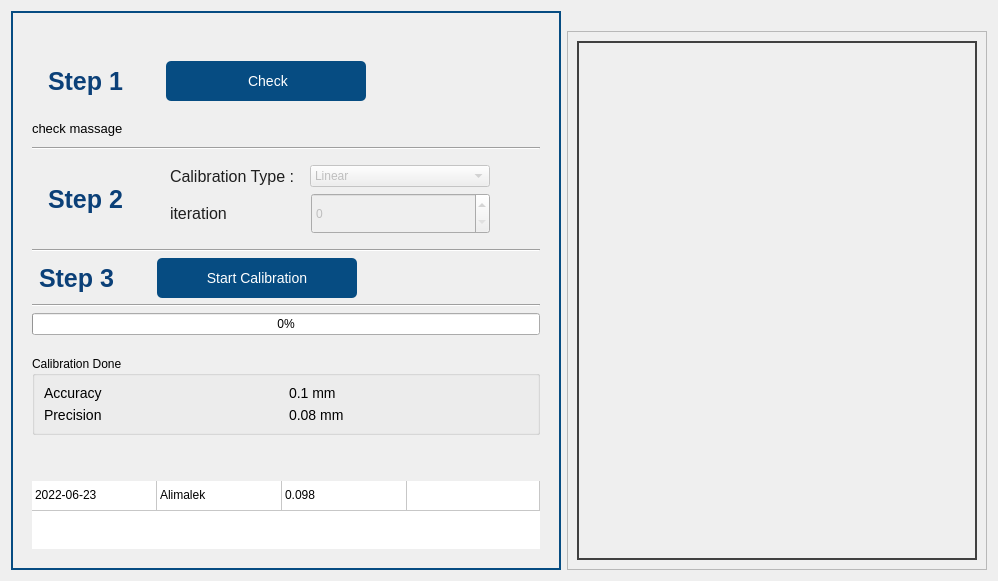
             <widget class="QWidget" name="cilbration">
              <attribute name="title">
               <string>Calibration</string>
              </attribute>
              <layout class="QHBoxLayout" name="horizontalLayout_52">
               <item>
                <widget class="QFrame" name="calibrationpage_left_side">
                 <property name="sizePolicy">
                  <sizepolicy hsizetype="Maximum" vsizetype="Minimum">
                   <horstretch>0</horstretch>
                   <verstretch>0</verstretch>
                  </sizepolicy>
                 </property>
                 <property name="maximumSize">
                  <size>
                   <width>550</width>
                   <height>16777215</height>
                  </size>
                 </property>
                 <property name="styleSheet">
                  <string notr="true">#calibrationpage_left_side{
	padding: 10px;
	padding-top: 30px;
	border: 2px solid rgb(6, 76, 130);
}



.QPushButton
{
	color: #ffffff;
	background-color:rgb(6, 76, 130);
	min-height: 40px;
	border-radius: 5px;
	min-width:200px;
	font-size:14px;
}
/*********************************************/
.QPushButton:hover
{
	background-color:rgb(50,50,50);
}

/*********************************************/

QprogressBar
{
	min-height:200px;
}


QComboBox{
min-width:150px;
}

QSpinBox{
min-width:157px;
}


.Line{
	min-height:20px;
}</string>
                 </property>
                 <property name="frameShape">
                  <enum>QFrame::StyledPanel</enum>
                 </property>
                 <property name="frameShadow">
                  <enum>QFrame::Raised</enum>
                 </property>
                 <layout class="QVBoxLayout" name="verticalLayout_3">
                  <item>
                   <widget class="QFrame" name="calibration_step1_frame">
                    <property name="enabled">
                     <bool>true</bool>
                    </property>
                    <layout class="QHBoxLayout" name="horizontalLayout_9">
                     <item>
                      <widget class="QLabel" name="calibrationpage_step1_lbl">
                       <property name="styleSheet">
                        <string notr="true">.QLabel{
	font-size:25px;
	font-weight: bold;
	color:rgb(11, 64, 120);
	margin-right:30px;
}</string>
                       </property>
                       <property name="text">
                        <string>Step 1</string>
                       </property>
                      </widget>
                     </item>
                     <item>
                      <widget class="QPushButton" name="calibrationpage_check_btn">
                       <property name="enabled">
                        <bool>true</bool>
                       </property>
                       <property name="text">
                        <string> Check</string>
                       </property>
                       <property name="icon">
                        <iconset resource="Assets/Assets.qrc">
                         <normaloff>:/assets/icons/icons8-eye-50.png</normaloff>:/assets/icons/icons8-eye-50.png</iconset>
                       </property>
                      </widget>
                     </item>
                     <item>
                      <spacer name="horizontalSpacer_3">
                       <property name="orientation">
                        <enum>Qt::Horizontal</enum>
                       </property>
                       <property name="sizeHint" stdset="0">
                        <size>
                         <width>40</width>
                         <height>20</height>
                        </size>
                       </property>
                      </spacer>
                     </item>
                    </layout>
                   </widget>
                  </item>
                  <item>
                   <widget class="QLabel" name="calibrationpage_check_lbl">
                    <property name="minimumSize">
                     <size>
                      <width>0</width>
                      <height>25</height>
                     </size>
                    </property>
                    <property name="font">
                     <font>
                      <family>Arial</family>
                      <pointsize>10</pointsize>
                      <weight>50</weight>
                      <italic>false</italic>
                      <bold>false</bold>
                     </font>
                    </property>
                    <property name="text">
                     <string>check massage</string>
                    </property>
                    <property name="wordWrap">
                     <bool>true</bool>
                    </property>
                   </widget>
                  </item>
                  <item>
                   <widget class="Line" name="line_10">
                    <property name="orientation">
                     <enum>Qt::Horizontal</enum>
                    </property>
                   </widget>
                  </item>
                  <item>
                   <widget class="QFrame" name="calibration_step2_frame">
                    <property name="enabled">
                     <bool>false</bool>
                    </property>
                    <layout class="QHBoxLayout" name="horizontalLayout_10">
                     <item>
                      <widget class="QLabel" name="calibrationpage_step2_lbl">
                       <property name="styleSheet">
                        <string notr="true">.QLabel{
	font-size:25px;
	font-weight: bold;
	color:rgb(11, 64, 120);
	margin-right:30px;
}</string>
                       </property>
                       <property name="text">
                        <string>Step 2</string>
                       </property>
                      </widget>
                     </item>
                     <item>
                      <layout class="QVBoxLayout" name="verticalLayout_4" stretch="0,0">
                       <item>
                        <layout class="QHBoxLayout" name="horizontalLayout_12">
                         <item>
                          <widget class="QLabel" name="label_8">
                           <property name="styleSheet">
                            <string notr="true">font-size:16px;
font-weight:normal;
color:rgb(31, 31, 31);
margin-right:5px;</string>
                           </property>
                           <property name="text">
                            <string>Calibration Type :</string>
                           </property>
                          </widget>
                         </item>
                         <item>
                          <widget class="QComboBox" name="calibrationpage_calib_type_combobox">
                           <property name="insertPolicy">
                            <enum>QComboBox::InsertAtBottom</enum>
                           </property>
                           <property name="duplicatesEnabled">
                            <bool>false</bool>
                           </property>
                           <property name="frame">
                            <bool>true</bool>
                           </property>
                           <item>
                            <property name="text">
                             <string>Linear</string>
                            </property>
                           </item>
                           <item>
                            <property name="text">
                             <string>Mean</string>
                            </property>
                           </item>
                          </widget>
                         </item>
                        </layout>
                       </item>
                       <item>
                        <layout class="QHBoxLayout" name="horizontalLayout_14">
                         <item>
                          <widget class="QLabel" name="label_9">
                           <property name="styleSheet">
                            <string notr="true">font-size:16px;
font-weight:normal;
color:rgb(31, 31, 31);
margin-right:5px;</string>
                           </property>
                           <property name="text">
                            <string>iteration</string>
                           </property>
                          </widget>
                         </item>
                         <item>
                          <widget class="QSpinBox" name="calibrationpage_calib_itrs_spinbox">
                           <property name="minimumSize">
                            <size>
                             <width>187</width>
                             <height>41</height>
                            </size>
                           </property>
                          </widget>
                         </item>
                        </layout>
                       </item>
                      </layout>
                     </item>
                     <item>
                      <spacer name="horizontalSpacer_4">
                       <property name="orientation">
                        <enum>Qt::Horizontal</enum>
                       </property>
                       <property name="sizeHint" stdset="0">
                        <size>
                         <width>40</width>
                         <height>20</height>
                        </size>
                       </property>
                      </spacer>
                     </item>
                    </layout>
                   </widget>
                  </item>
                  <item>
                   <widget class="Line" name="line_11">
                    <property name="orientation">
                     <enum>Qt::Horizontal</enum>
                    </property>
                   </widget>
                  </item>
                  <item>
                   <layout class="QHBoxLayout" name="horizontalLayout_11">
                    <item>
                     <widget class="QLabel" name="calibrationpage_step3_lbl">
                      <property name="styleSheet">
                       <string notr="true">.QLabel{
	font-size:25px;
	font-weight: bold;
	color:rgb(11, 64, 120);
	margin-right:30px;
}</string>
                      </property>
                      <property name="text">
                       <string>Step 3</string>
                      </property>
                     </widget>
                    </item>
                    <item>
                     <widget class="QPushButton" name="calibrationpage_calib_btn">
                      <property name="text">
                       <string>Start Calibration</string>
                      </property>
                      <property name="icon">
                       <iconset resource="Assets/Assets.qrc">
                        <normaloff>:/assets/icons/play-48.png</normaloff>:/assets/icons/play-48.png</iconset>
                      </property>
                     </widget>
                    </item>
                    <item>
                     <spacer name="horizontalSpacer_5">
                      <property name="orientation">
                       <enum>Qt::Horizontal</enum>
                      </property>
                      <property name="sizeHint" stdset="0">
                       <size>
                        <width>40</width>
                        <height>20</height>
                       </size>
                      </property>
                     </spacer>
                    </item>
                   </layout>
                  </item>
                  <item>
                   <widget class="Line" name="line_12">
                    <property name="orientation">
                     <enum>Qt::Horizontal</enum>
                    </property>
                   </widget>
                  </item>
                  <item>
                   <widget class="QProgressBar" name="calibrationpage_process_progressbar">
                    <property name="styleSheet">
                     <string notr="true"/>
                    </property>
                    <property name="value">
                     <number>0</number>
                    </property>
                   </widget>
                  </item>
                  <item>
                   <spacer name="verticalSpacer_19">
                    <property name="orientation">
                     <enum>Qt::Vertical</enum>
                    </property>
                    <property name="sizeType">
                     <enum>QSizePolicy::Maximum</enum>
                    </property>
                    <property name="sizeHint" stdset="0">
                     <size>
                      <width>20</width>
                      <height>15</height>
                     </size>
                    </property>
                   </spacer>
                  </item>
                  <item>
                   <widget class="QGroupBox" name="calibrationpage_result_groupbox">
                    <property name="styleSheet">
                     <string notr="true">QLabel{
	font-size: 14px;
	font-weight: normal;

}</string>
                    </property>
                    <property name="title">
                     <string>Calibration Done</string>
                    </property>
                    <property name="checkable">
                     <bool>false</bool>
                    </property>
                    <property name="checked">
                     <bool>false</bool>
                    </property>
                    <layout class="QGridLayout" name="gridLayout">
                     <item row="0" column="1">
                      <widget class="QLabel" name="calibrationpage_accuracy_lbl">
                       <property name="text">
                        <string>0.1 mm</string>
                       </property>
                      </widget>
                     </item>
                     <item row="0" column="0">
                      <widget class="QLabel" name="label_38">
                       <property name="styleSheet">
                        <string notr="true"/>
                       </property>
                       <property name="text">
                        <string>Accuracy</string>
                       </property>
                      </widget>
                     </item>
                     <item row="1" column="0">
                      <widget class="QLabel" name="label_39">
                       <property name="text">
                        <string>Precision</string>
                       </property>
                      </widget>
                     </item>
                     <item row="1" column="1">
                      <widget class="QLabel" name="calibrationpage_precision_lbl">
                       <property name="text">
                        <string>0.08 mm</string>
                       </property>
                      </widget>
                     </item>
                    </layout>
                   </widget>
                  </item>
                  <item>
                   <spacer name="verticalSpacer_2">
                    <property name="orientation">
                     <enum>Qt::Vertical</enum>
                    </property>
                    <property name="sizeHint" stdset="0">
                     <size>
                      <width>20</width>
                      <height>40</height>
                     </size>
                    </property>
                   </spacer>
                  </item>
                  <item>
                   <widget class="QTableWidget" name="calibrationpage_last_calib_tabel">
                    <property name="enabled">
                     <bool>true</bool>
                    </property>
                    <property name="sizeIncrement">
                     <size>
                      <width>0</width>
                      <height>0</height>
                     </size>
                    </property>
                    <property name="font">
                     <font>
                      <family>Arial</family>
                      <weight>50</weight>
                      <italic>false</italic>
                      <bold>false</bold>
                     </font>
                    </property>
                    <property name="mouseTracking">
                     <bool>false</bool>
                    </property>
                    <property name="styleSheet">
                     <string notr="true">QHeaderView::section {
    background-color:rgb(6, 76, 130);
	color: #ffffff;
    padding: 4px;
    font-size: 11pt;
    border-style: none;
    border-right: 2px solid rgba(255, 255, 255,50);
	
}

</string>
                    </property>
                    <property name="frameShape">
                     <enum>QFrame::NoFrame</enum>
                    </property>
                    <property name="verticalScrollBarPolicy">
                     <enum>Qt::ScrollBarAsNeeded</enum>
                    </property>
                    <property name="sizeAdjustPolicy">
                     <enum>QAbstractScrollArea::AdjustToContents</enum>
                    </property>
                    <property name="editTriggers">
                     <set>QAbstractItemView::NoEditTriggers</set>
                    </property>
                    <property name="alternatingRowColors">
                     <bool>false</bool>
                    </property>
                    <property name="textElideMode">
                     <enum>Qt::ElideNone</enum>
                    </property>
                    <property name="verticalScrollMode">
                     <enum>QAbstractItemView::ScrollPerPixel</enum>
                    </property>
                    <property name="showGrid">
                     <bool>true</bool>
                    </property>
                    <property name="gridStyle">
                     <enum>Qt::SolidLine</enum>
                    </property>
                    <property name="sortingEnabled">
                     <bool>false</bool>
                    </property>
                    <property name="rowCount">
                     <number>1</number>
                    </property>
                    <property name="columnCount">
                     <number>4</number>
                    </property>
                    <property name="Date" stdset="0">
                     <string/>
                    </property>
                    <attribute name="horizontalHeaderVisible">
                     <bool>false</bool>
                    </attribute>
                    <attribute name="horizontalHeaderCascadingSectionResizes">
                     <bool>true</bool>
                    </attribute>
                    <attribute name="horizontalHeaderDefaultSectionSize">
                     <number>125</number>
                    </attribute>
                    <attribute name="horizontalHeaderHighlightSections">
                     <bool>false</bool>
                    </attribute>
                    <attribute name="horizontalHeaderShowSortIndicator" stdset="0">
                     <bool>false</bool>
                    </attribute>
                    <attribute name="horizontalHeaderStretchLastSection">
                     <bool>true</bool>
                    </attribute>
                    <attribute name="verticalHeaderVisible">
                     <bool>false</bool>
                    </attribute>
                    <attribute name="verticalHeaderCascadingSectionResizes">
                     <bool>false</bool>
                    </attribute>
                    <attribute name="verticalHeaderHighlightSections">
                     <bool>true</bool>
                    </attribute>
                    <attribute name="verticalHeaderShowSortIndicator" stdset="0">
                     <bool>false</bool>
                    </attribute>
                    <row/>
                    <column/>
                    <column/>
                    <column/>
                    <column/>
                    <item row="0" column="0">
                     <property name="text">
                      <string>2022-06-23</string>
                     </property>
                    </item>
                    <item row="0" column="1">
                     <property name="text">
                      <string>Alimalek</string>
                     </property>
                    </item>
                    <item row="0" column="2">
                     <property name="text">
                      <string>0.098</string>
                     </property>
                    </item>
                    <item row="0" column="3">
                     <property name="text">
                      <string/>
                     </property>
                    </item>
                   </widget>
                  </item>
                 </layout>
                </widget>
               </item>
               <item>
                <layout class="QVBoxLayout" name="verticalLayout_63">
                 <property name="leftMargin">
                  <number>0</number>
                 </property>
                 <item>
                  <spacer name="horizontalSpacer_2">
                   <property name="orientation">
                    <enum>Qt::Horizontal</enum>
                   </property>
                   <property name="sizeHint" stdset="0">
                    <size>
                     <width>40</width>
                     <height>20</height>
                    </size>
                   </property>
                  </spacer>
                 </item>
                 <item>
                  <widget class="QFrame" name="frame_6">
                   <property name="minimumSize">
                    <size>
                     <width>0</width>
                     <height>48</height>
                    </size>
                   </property>
                   <property name="styleSheet">
                    <string notr="true"/>
                   </property>
                   <property name="frameShape">
                    <enum>QFrame::StyledPanel</enum>
                   </property>
                   <property name="frameShadow">
                    <enum>QFrame::Raised</enum>
                   </property>
                   <layout class="QHBoxLayout" name="horizontalLayout_33">
                    <item>
                     <widget class="QLabel" name="calibrationpage_liveimage_lbl">
                      <property name="sizePolicy">
                       <sizepolicy hsizetype="Expanding" vsizetype="Expanding">
                        <horstretch>0</horstretch>
                        <verstretch>0</verstretch>
                       </sizepolicy>
                      </property>
                      <property name="minimumSize">
                       <size>
                        <width>400</width>
                        <height>400</height>
                       </size>
                      </property>
                      <property name="maximumSize">
                       <size>
                        <width>3004</width>
                        <height>3004</height>
                       </size>
                      </property>
                      <property name="sizeIncrement">
                       <size>
                        <width>1</width>
                        <height>1</height>
                       </size>
                      </property>
                      <property name="baseSize">
                       <size>
                        <width>0</width>
                        <height>0</height>
                       </size>
                      </property>
                      <property name="styleSheet">
                       <string notr="true">max-width : 3000px;
max-height : 3000px;

border: 2px solid #404040;</string>
                      </property>
                      <property name="text">
                       <string/>
                      </property>
                      <property name="pixmap">
                       <pixmap resource="Assets/Assets.qrc">:/assets/images/camera-error-500.png</pixmap>
                      </property>
                      <property name="scaledContents">
                       <bool>false</bool>
                      </property>
                      <property name="alignment">
                       <set>Qt::AlignCenter</set>
                      </property>
                      <property name="wordWrap">
                       <bool>false</bool>
                      </property>
                     </widget>
                    </item>
                   </layout>
                  </widget>
                 </item>
                </layout>
               </item>
              </layout>
             </widget>
